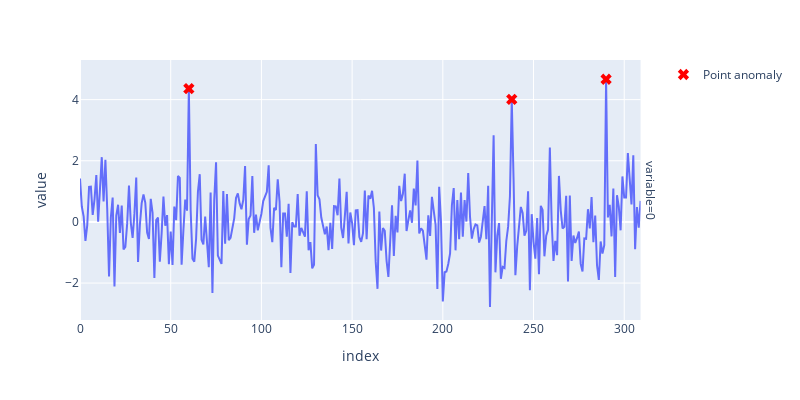

Notebook cell for this chart:
### Markdown cell above
## Point anomaly detection

### Code cell
df = generate_changing_data(n)
outliers = [60, 238, 290]
df.iloc[outliers] = np.random.uniform(4, 8, (len(outliers), df.shape[1]))
outlier_plot = plot_multivariate_time_series(df)
outlier_plot.add_scatter(
    x=outliers,
    y=df.iloc[outliers, 0],
    mode="markers",
    marker=dict(symbol="x", size=10, color="red"),
    name="Point anomaly",
).update_layout(width=base_width, height=base_height)
outlier_plot.show()

### Figure 1 — Plotly figure (JSON) as saved in the notebook; plotly's stock layout.template omitted (floating-point values rounded to 4 significant figures; data arrays with more than 128 entries replaced by an {"elided": "..."} marker saying what was removed)
{"data": [{"hovertemplate": "variable=0<br>index=%{x}<br>value=%{y}<extra></extra>", "legendgroup": "", "line": {"color": "#636efa", "dash": "solid"}, "marker": {"symbol": "circle"}, "mode": "lines", "name": "", "orientation": "v", "showlegend": false, "type": "scatter", "x": {"elided": "310 int values"}, "xaxis": "x", "y": {"elided": "310 float values"}, "yaxis": "y"}, {"marker": {"color": "red", "size": 10, "symbol": "x"}, "mode": "markers", "name": "Point anomaly", "type": "scatter", "x": [60, 238, 290], "y": [4.357, 4.008, 4.666]}], "layout": {"annotations": [{"font": {}, "showarrow": false, "text": "variable=0", "textangle": 90, "x": 0.98, "xanchor": "left", "xref": "paper", "y": 0.5, "yanchor": "middle", "yref": "paper"}], "height": 400, "legend": {"tracegroupgap": 0}, "margin": {"t": 60}, "width": 800, "xaxis": {"anchor": "y", "domain": [0, 0.98], "title": {"text": "index"}}, "yaxis": {"anchor": "x", "domain": [0, 1], "title": {"text": "value"}}}}
